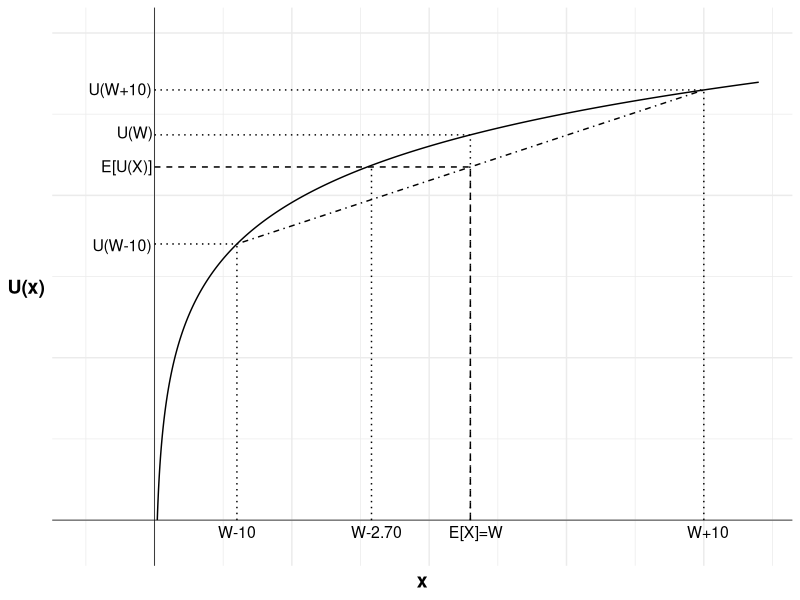
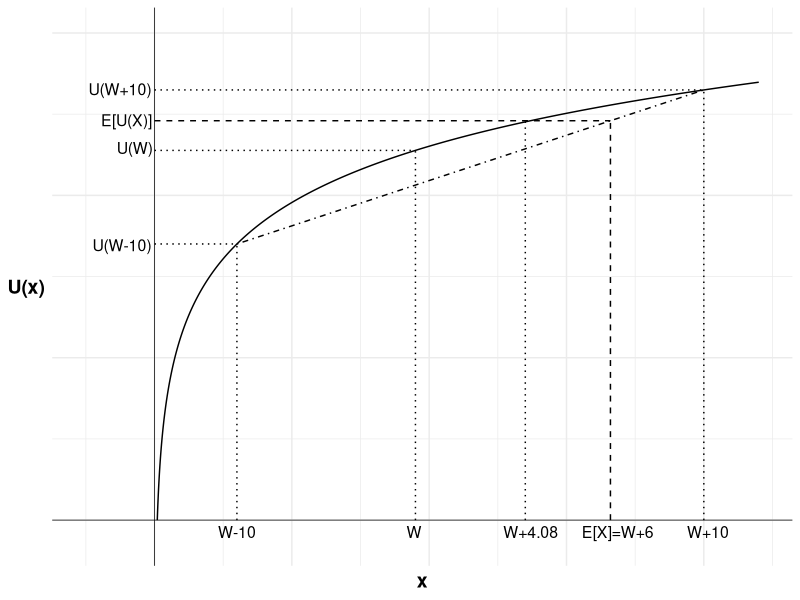
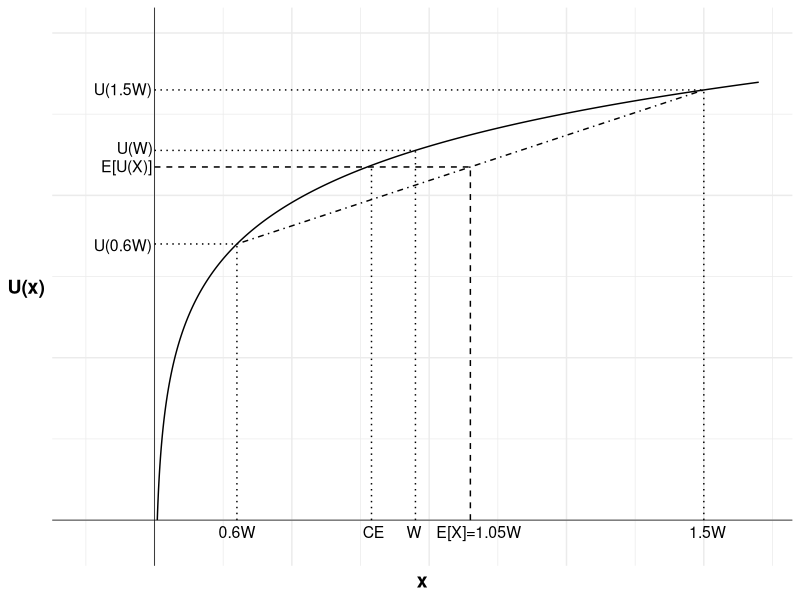
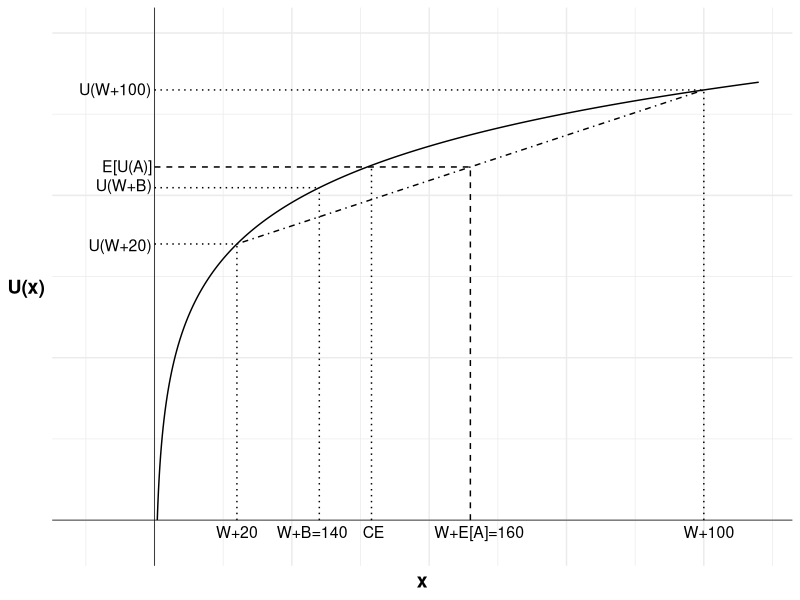
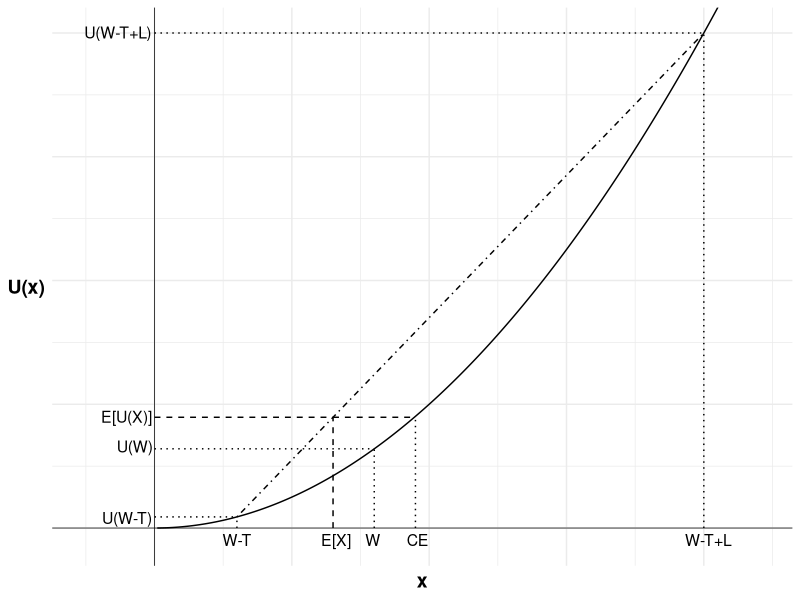

The R source for these figures, in order:
## ---- chunk 1
#| label: fig-fiftyfifty
#| fig-cap: "A 50:50 bet"

library(ggplot2)

u <- function(x){
  log(x)
}

df <- data.frame(
  x=seq(1,220,0.1),
  y=NA
)

df$y <- u(df$x)

#Variables for plot (may not match labels as not done to scale)
#Payoffs from gamble
x1<-30 #loss
x2<-200 #win
ev<-115 #expected value of gamble
xc<-115 #certain outcome
ce<-79 #certainty equivalent
px2<-(ev-x1)/(x2-x1)

ggplot(mapping = aes(x, y)) +

  #Plot the utility curve
  geom_line(data = df) +
  geom_vline(xintercept = 0, linewidth=0.25)+ 
  geom_hline(yintercept = 0, linewidth=0.25)+
  labs(x = "x", y = "U(x)")+

  # Set the theme
  theme_minimal()+

  #remove numbers on each axis
  theme(axis.text.x = element_blank(),
            axis.text.y = element_blank(),
            axis.title=element_text(size=14,face="bold"),
            axis.title.y = element_text(angle=0, vjust=0.5))+

  #set limits - need to include room for labels
  coord_cartesian(xlim = c(-25, 220), ylim = c(-0.25, 6))+

  #Add labels W-10, W-10 and line to curve indicating each
  annotate("text", x = x1, y = 0, label = "W-10", size = 4, hjust = 0.5, vjust = 1.5)+
  annotate("segment", x = x1, y = 0, xend = x1, yend = u(x1), linewidth = 0.5, colour = "black", linetype="dotted")+
  annotate("segment", x = 0, y = u(x1), xend = x1, yend = u(x1), linewidth = 0.5, colour = "black", linetype="dotted")+
  annotate("text", x = 0, y = u(x1), label = "U(W-10)", size = 4, hjust = 1.05, vjust = 0.6)+

  #Add line to curve indicating utility of wealth
  annotate("segment", x = xc, y = 0, xend = xc, yend = u(xc), linewidth = 0.5, colour = "black", linetype="dotted")+
  annotate("segment", x = 0, y = u(xc), xend = xc, yend = u(xc), linewidth = 0.5, colour = "black", linetype="dotted")+
  annotate("text", x = 0, y = u(xc), label = "U(W)", size = 4, hjust = 1.05, vjust = 0.3)+

  #Add expected utility line
  annotate("segment", x = x1, xend = x2, y = u(x1), yend = u(x2), linewidth = 0.5, colour = "black", linetype="dotdash")+

  #Add labels W+10, U(W+10) and line to curve indicating each
  annotate("text", x = x2, y = 0, label = "W+10", size = 4, hjust = 0.4, vjust = 1.5)+
  annotate("segment", x = x2, y = 0, xend = x2, yend = u(x2), linewidth = 0.5, colour = "black", linetype="dotted")+
  annotate("segment", x = 0, y = u(x2), xend = x2, yend = u(x2), linewidth = 0.5, colour = "black", linetype="dotted")+
  annotate("text", x = 0, y = u(x2), label = "U(W+10)", size = 4, hjust = 1.05, vjust = 0.45)+

  #Add labels E[X]=W, E[U(X)] and curve indicating each
  annotate("text", x = ev, y = 0, label = "E[X]=W", size = 4, hjust = 0.4, vjust = 1.5)+
  annotate("segment", x = ev, y = 0, xend = ev, yend = u(x1)+(u(x2)-u(x1))*px2, linewidth = 0.5, colour = "black", linetype="dashed")+
  annotate("segment", x = 0, y = u(x1)+(u(x2)-u(x1))*px2, xend = ev, yend = u(x1)+(u(x2)-u(x1))*px2, linewidth = 0.5, colour = "black", linetype="dashed")+
  annotate("text", x = 0, y = u(x1)+(u(x2)-u(x1))*px2, label = "E[U(X)]", size = 4, hjust = 1.05, vjust = 0.45)+

  #Add vertical line indicating certainty equivalent and labelled "W-2.70"
  annotate("segment", x = ce, xend = ce, y = 0, yend = u(ce), linewidth = 0.5, colour = "black", linetype="dotted")+
  annotate("text", x = ce, y = 0, label = "W-2.70", size = 4, hjust = 0.4, vjust = 1.5)

## ---- chunk 2
#| label: fig-eightytwenty
#| fig-cap: "An 80:20 bet"

library(ggplot2)

u <- function(x){
  log(x)
}

df <- data.frame(
  x=seq(1,220,0.1),
  y=NA
)

df$y <- u(df$x)

#Variables for plot (may not match labels as not done to scale)
#Payoffs from gamble
x1<-30 #loss
x2<-200 #win
ev<-166 #expected value of gamble
xc<-95 #certain outcome
ce<-135 #certainty equivalent
px2<-(ev-x1)/(x2-x1)

ggplot(mapping = aes(x, y)) +

  #Plot the utility curve
  geom_line(data = df) +
  geom_vline(xintercept = 0, linewidth=0.25)+ 
  geom_hline(yintercept = 0, linewidth=0.25)+
  labs(x = "x", y = "U(x)")+

  # Set the theme
  theme_minimal()+

  #remove numbers on each axis
  theme(axis.text.x = element_blank(),
            axis.text.y = element_blank(),
            axis.title=element_text(size=14,face="bold"),
            axis.title.y = element_text(angle=0, vjust=0.5))+

#set limits - need to include room for labels
  coord_cartesian(xlim = c(-25, 220), ylim = c(-0.25, 6))+

  #Add labels W-10, U(W+10) and line to curve indicating each
  annotate("text", x = x1, y = 0, label = "W-10", size = 4, hjust = 0.5, vjust = 1.5)+
  annotate("segment", x = x1, y = 0, xend = x1, yend = u(x1), linewidth = 0.5, colour = "black", linetype="dotted")+
  annotate("segment", x = 0, y = u(x1), xend = x1, yend = u(x1), linewidth = 0.5, colour = "black", linetype="dotted")+
  annotate("text", x = 0, y = u(x1), label = "U(W-10)", size = 4, hjust = 1.05, vjust = 0.6)+

  #Add labels W, U(W) and line to curve indicating each
  annotate("text", x = xc, y = 0, label = "W", size = 4, hjust = 0.6, vjust = 1.5)+
  annotate("segment", x = xc, y = 0, xend = xc, yend = u(xc), linewidth = 0.5, colour = "black", linetype="dotted")+
  annotate("segment", x = 0, y = u(xc), xend = xc, yend = u(xc), linewidth = 0.5, colour = "black", linetype="dotted")+
  annotate("text", x = 0, y = u(xc), label = "U(W)", size = 4, hjust = 1.05, vjust = 0.3)+

  #Add expected utility line
  annotate("segment", x = x1, xend = x2, y = u(x1), yend = u(x2), linewidth = 0.5, colour = "black", linetype="dotdash")+

  #Add labels W+10, U(W+10) and line to curve indicating each
  annotate("text", x = x2, y = 0, label = "W+10", size = 4, hjust = 0.4, vjust = 1.5)+
  annotate("segment", x = x2, y = 0, xend = x2, yend = u(x2), linewidth = 0.5, colour = "black", linetype="dotted")+
  annotate("segment", x = 0, y = u(x2), xend = x2, yend = u(x2), linewidth = 0.5, colour = "black", linetype="dotted")+
  annotate("text", x = 0, y = u(x2), label = "U(W+10)", size = 4, hjust = 1.05, vjust = 0.45)+

  #Add labels E[X]=W+6, E[U(X)] and curve indicating each
  annotate("text", x = ev, y = 0, label = "E[X]=W+6", size = 4, hjust = 0.4, vjust = 1.5)+
  annotate("segment", x = ev, y = 0, xend = ev, yend = u(x1)+(u(x2)-u(x1))*px2, linewidth = 0.5, colour = "black", linetype="dashed")+
  annotate("segment", x = 0, y = u(x1)+(u(x2)-u(x1))*px2, xend = ev, yend = u(x1)+(u(x2)-u(x1))*px2, linewidth = 0.5, colour = "black", linetype="dashed")+
  annotate("text", x = 0, y = u(x1)+(u(x2)-u(x1))*px2, label = "E[U(X)]", size = 4, hjust = 1.05, vjust = 0.45)+

  #Add vertical line indicating certainty equivalent and labelled "CE"
  annotate("segment", x = ce, xend = ce, y = 0, yend = u(ce), linewidth = 0.5, colour = "black", linetype="dotted")+
  annotate("text", x = ce, y = 0, label = "W+4.08", size = 4, hjust = 0.4, vjust = 1.5)

## ---- chunk 3
#| label: fig-wealth
#| fig-cap: "Betting a proportion of wealth"

library(ggplot2)

u <- function(x){
  log(x)
}

df <- data.frame(
  x=seq(1,220,0.1),
  y=NA
)

df$y <- u(df$x)

#Variables for plot (may not match labels as not done to scale)
#Payoffs from gamble
x1<-30 #loss
x2<-200 #win
ev<-115 #expected value of gamble
xc<-95 #certain outcome
ce<-79 #certainty equivalent
px2<-(ev-x1)/(x2-x1)

ggplot(mapping = aes(x, y)) +

  #Plot the utility curve
  geom_line(data = df) +
  geom_vline(xintercept = 0, linewidth=0.25)+ 
  geom_hline(yintercept = 0, linewidth=0.25)+
  labs(x = "x", y = "U(x)")+

  # Set the theme
  theme_minimal()+

  #remove numbers on each axis
  theme(axis.text.x = element_blank(),
            axis.text.y = element_blank(),
            axis.title=element_text(size=14,face="bold"),
            axis.title.y = element_text(angle=0, vjust=0.5))+

  #set limits - need to include room for labels
  coord_cartesian(xlim = c(-25, 220), ylim = c(-0.25, 6))+

  #Add labels 0.6W, U(0.6W) and line to curve indicating each
  annotate("text", x = x1, y = 0, label = "0.6W", size = 4, hjust = 0.5, vjust = 1.5)+
  annotate("segment", x = x1, y = 0, xend = x1, yend = u(x1), linewidth = 0.5, colour = "black", linetype="dotted")+
  annotate("segment", x = 0, y = u(x1), xend = x1, yend = u(x1), linewidth = 0.5, colour = "black", linetype="dotted")+
  annotate("text", x = 0, y = u(x1), label = "U(0.6W)", size = 4, hjust = 1.05, vjust = 0.6)+

  #Add labels W, U(W) and line to curve indicating each
  annotate("text", x = xc, y = 0, label = "W", size = 4, hjust = 0.6, vjust = 1.5)+
  annotate("segment", x = xc, y = 0, xend = xc, yend = u(xc), linewidth = 0.5, colour = "black", linetype="dotted")+
  annotate("segment", x = 0, y = u(xc), xend = xc, yend = u(xc), linewidth = 0.5, colour = "black", linetype="dotted")+
  annotate("text", x = 0, y = u(xc), label = "U(W)", size = 4, hjust = 1.05, vjust = 0.3)+

  #Add expected utility line
  annotate("segment", x = x1, xend = x2, y = u(x1), yend = u(x2), linewidth = 0.5, colour = "black", linetype="dotdash")+

  #Add labels 1.5W, U(1.5W) and line to curve indicating each
  annotate("text", x = x2, y = 0, label = "1.5W", size = 4, hjust = 0.4, vjust = 1.5)+
  annotate("segment", x = x2, y = 0, xend = x2, yend = u(x2), linewidth = 0.5, colour = "black", linetype="dotted")+
  annotate("segment", x = 0, y = u(x2), xend = x2, yend = u(x2), linewidth = 0.5, colour = "black", linetype="dotted")+
  annotate("text", x = 0, y = u(x2), label = "U(1.5W)", size = 4, hjust = 1.05, vjust = 0.45)+

  #Add labels E[X]=1.05W, E[U(X)] and curve indicating each
  annotate("text", x = ev, y = 0, label = "E[X]=1.05W", size = 4, hjust = 0.4, vjust = 1.5)+
  annotate("segment", x = ev, y = 0, xend = ev, yend = u(x1)+(u(x2)-u(x1))*px2, linewidth = 0.5, colour = "black", linetype="dashed")+
  annotate("segment", x = 0, y = u(x1)+(u(x2)-u(x1))*px2, xend = ev, yend = u(x1)+(u(x2)-u(x1))*px2, linewidth = 0.5, colour = "black", linetype="dashed")+
  annotate("text", x = 0, y = u(x1)+(u(x2)-u(x1))*px2, label = "E[U(X)]", size = 4, hjust = 1.05, vjust = 0.45)+

  #Add vertical line indicating certainty equivalent and labelled "CE"
  annotate("segment", x = ce, xend = ce, y = 0, yend = u(ce), linewidth = 0.5, colour = "black", linetype="dotted")+
  annotate("text", x = ce, y = 0, label = "CE", size = 4, hjust = 0.4, vjust = 1.5)

## ---- chunk 4
#| output: false
# Calculation of value of gamble for the following paragraph
# Code based on: https://math.stackexchange.com/questions/2882484/log-utility-function-and-the-st-petersburg-paradox
EU = function(W, c, epsilon){
    ans = 0
    k = 1
    while(abs(val <- (log(max(epsilon, W + 2^k - c)) - log(W)) / 2^k) > epsilon){
        k <- k + 1;
        ans <- ans + val;
    }
    ans
}

find_c = function(W, epsilon=10^(-10)){
    low = 0
    c = 0
    high = 10^10
    while(abs(low - high) > epsilon){
        c = (high + low) / 2
        exp_value = EU(W, c, epsilon)
        ifelse(exp_value > 0, low <- c, high <- c)
    }
    c
}

# Value of bet to someone with wealth of $1,000,000
c1000000 <- round(find_c(10^6), 2)
# Value of bet to someone with wealth of $1,000
c1000 <- round(find_c(10^3), 2)
# Value of bet to someone with wealth of $0.01
c001 <- round(find_c(0.01), 2)
## ---- chunk 5
#| label: fig-anthony
#| fig-cap: "Anthony's consideration of option A and B"

library(ggplot2)

u <- function(x){
  log(x)
}

df <- data.frame(
  x=seq(1,220,0.1),
  y=NA
)

df$y <- u(df$x)

#Variables for plot (may not match labels as not done to scale)
#Payoffs from gamble
x1<-30 #loss
x2<-200 #win
ev<-115 #expected value of gamble
xc<-60 #certain outcome
ce<-79 #certainty equivalent
px2<-(ev-x1)/(x2-x1)

ggplot(mapping = aes(x, y)) +

  #Plot the utility curve
  geom_line(data = df) +
  geom_vline(xintercept = 0, linewidth=0.25)+ 
  geom_hline(yintercept = 0, linewidth=0.25)+
  labs(x = "x", y = "U(x)")+

  # Set the theme
  theme_minimal()+

  #remove numbers on each axis
  theme(axis.text.x = element_blank(),
            axis.text.y = element_blank(),
            axis.title=element_text(size=14,face="bold"),
            axis.title.y = element_text(angle=0, vjust=0.5))+

#set limits - need to include room for labels
  coord_cartesian(xlim = c(-25, 220), ylim = c(-0.25, 6))+

  #Add labels W+20, U(W+20) and line to curve indicating each
  annotate("text", x = x1, y = 0, label = "W+20", size = 4, hjust = 0.5, vjust = 1.5)+
  annotate("segment", x = x1, y = 0, xend = x1, yend = u(x1), linewidth = 0.5, colour = "black", linetype="dotted")+
  annotate("segment", x = 0, y = u(x1), xend = x1, yend = u(x1), linewidth = 0.5, colour = "black", linetype="dotted")+
  annotate("text", x = 0, y = u(x1), label = "U(W+20)", size = 4, hjust = 1.05, vjust = 0.6)+

  #Add labels W+B, U(W+B) and line to curve indicating each
  annotate("text", x = xc, y = 0, label = "W+B=140", size = 4, hjust = 0.6, vjust = 1.5)+
  annotate("segment", x = xc, y = 0, xend = xc, yend = u(xc), linewidth = 0.5, colour = "black", linetype="dotted")+
  annotate("segment", x = 0, y = u(xc), xend = xc, yend = u(xc), linewidth = 0.5, colour = "black", linetype="dotted")+
  annotate("text", x = 0, y = u(xc), label = "U(W+B)", size = 4, hjust = 1.05, vjust = 0.3)+

  #Add expected utility line
  annotate("segment", x = x1, xend = x2, y = u(x1), yend = u(x2), linewidth = 0.5, colour = "black", linetype="dotdash")+

  #Add labels W+100, U(W+100) and line to curve indicating each
  annotate("text", x = x2, y = 0, label = "W+100", size = 4, hjust = 0.4, vjust = 1.5)+
  annotate("segment", x = x2, y = 0, xend = x2, yend = u(x2), linewidth = 0.5, colour = "black", linetype="dotted")+
  annotate("segment", x = 0, y = u(x2), xend = x2, yend = u(x2), linewidth = 0.5, colour = "black", linetype="dotted")+
  annotate("text", x = 0, y = u(x2), label = "U(W+100)", size = 4, hjust = 1.05, vjust = 0.45)+

  #Add labels W+E[A], E[U(W+A)] and curve indicating each
  annotate("text", x = ev, y = 0, label = "W+E[A]=160", size = 4, hjust = 0.4, vjust = 1.5)+
  annotate("segment", x = ev, y = 0, xend = ev, yend = u(x1)+(u(x2)-u(x1))*px2, linewidth = 0.5, colour = "black", linetype="dashed")+
  annotate("segment", x = 0, y = u(x1)+(u(x2)-u(x1))*px2, xend = ev, yend = u(x1)+(u(x2)-u(x1))*px2, linewidth = 0.5, colour = "black", linetype="dashed")+
  annotate("text", x = 0, y = u(x1)+(u(x2)-u(x1))*px2, label = "E[U(A)]", size = 4, hjust = 1.05, vjust = 0.45)+

  #Add vertical line indicating certainty equivalent and labelled "CE"
  annotate("segment", x = ce, xend = ce, y = 0, yend = u(ce), linewidth = 0.5, colour = "black", linetype="dotted")+
  annotate("text", x = ce, y = 0, label = "CE", size = 4, hjust = 0.4, vjust = 1.5)

## ---- chunk 6
#| label: fig-lottery
#| fig-cap: "Andrew's consideration of whether to purchase a lottery ticket"

library(ggplot2)

u <- function(x){
  x^2
}

df <- data.frame(
  x=seq(1,220,0.1),
  y=NA
)

df$y <- u(df$x)

#Variables for plot (may not match labels as not done to scale)
#Payoffs from gamble
x1<-30 #loss
x2<-200 #win
ev<-65 #expected value of gamble
xc<-80 #certain outcome
ce<-95 #certainty equivalent
px2<-(ev-x1)/(x2-x1)

ggplot(mapping = aes(x, y)) +

  #Plot the utility curve
  geom_line(data = df) +
  geom_vline(xintercept = 0, linewidth=0.25)+ 
  geom_hline(yintercept = 0, linewidth=0.25)+
  labs(x = "x", y = "U(x)")+

  # Set the theme
  theme_minimal()+

  #remove numbers on each axis
  theme(axis.text.x = element_blank(),
            axis.text.y = element_blank(),
            axis.title=element_text(size=14,face="bold"),
            axis.title.y = element_text(angle=0, vjust=0.5))+

#set limits - need to include room for labels
  coord_cartesian(xlim = c(-25, 220), ylim = c(-1000, 40000))+

  #Add labels W-T, U(W-T) and line to curve indicating each
  annotate("text", x = x1, y = 0, label = "W-T", size = 4, hjust = 0.5, vjust = 1.5)+
  annotate("segment", x = x1, y = 0, xend = x1, yend = u(x1), linewidth = 0.5, colour = "black", linetype="dotted")+
  annotate("segment", x = 0, y = u(x1), xend = x1, yend = u(x1), linewidth = 0.5, colour = "black", linetype="dotted")+
  annotate("text", x = 0, y = u(x1), label = "U(W-T)", size = 4, hjust = 1.05, vjust = 0.6)+

  #Add labels W, U(W) and line to curve indicating each
  annotate("text", x = xc, y = 0, label = "W", size = 4, hjust = 0.6, vjust = 1.5)+
  annotate("segment", x = xc, y = 0, xend = xc, yend = u(xc), linewidth = 0.5, colour = "black", linetype="dotted")+
  annotate("segment", x = 0, y = u(xc), xend = xc, yend = u(xc), linewidth = 0.5, colour = "black", linetype="dotted")+
  annotate("text", x = 0, y = u(xc), label = "U(W)", size = 4, hjust = 1.05, vjust = 0.3)+

  #Add expected utility line
  annotate("segment", x = x1, xend = x2, y = u(x1), yend = u(x2), linewidth = 0.5, colour = "black", linetype="dotdash")+

  #Add labels W-T+L, U(W-T+L) and line to curve indicating each
  annotate("text", x = x2, y = 0, label = "W-T+L", size = 4, hjust = 0.4, vjust = 1.5)+
  annotate("segment", x = x2, y = 0, xend = x2, yend = u(x2), linewidth = 0.5, colour = "black", linetype="dotted")+
  annotate("segment", x = 0, y = u(x2), xend = x2, yend = u(x2), linewidth = 0.5, colour = "black", linetype="dotted")+
  annotate("text", x = 0, y = u(x2), label = "U(W-T+L)", size = 4, hjust = 1.05, vjust = 0.45)+

  #Add labels E[X], E[U(X)] and curve indicating each
  annotate("text", x = ev, y = 0, label = "E[X]", size = 4, hjust = 0.4, vjust = 1.5)+
  annotate("segment", x = ev, y = 0, xend = ev, yend = u(x1)+(u(x2)-u(x1))*px2, linewidth = 0.5, colour = "black", linetype="dashed")+
  annotate("segment", x = 0, y = u(x1)+(u(x2)-u(x1))*px2, xend = ev, yend = u(x1)+(u(x2)-u(x1))*px2, linewidth = 0.5, colour = "black", linetype="dashed")+
  annotate("text", x = 0, y = u(x1)+(u(x2)-u(x1))*px2, label = "E[U(X)]", size = 4, hjust = 1.05, vjust = 0.45)+

  #Add vertical line indicating certainty equivalent and labelled "CE"
  annotate("segment", x = ce, xend = ce, y = 0, yend = u(ce), linewidth = 0.5, colour = "black", linetype="dotted")+
  annotate("segment", x = ev, y = u(x1)+(u(x2)-u(x1))*px2, xend = ce, yend = u(x1)+(u(x2)-u(x1))*px2, linewidth = 0.5, colour = "black", linetype="dashed")+
  annotate("text", x = ce, y = 0, label = "CE", size = 4, hjust = 0.4, vjust = 1.5)
